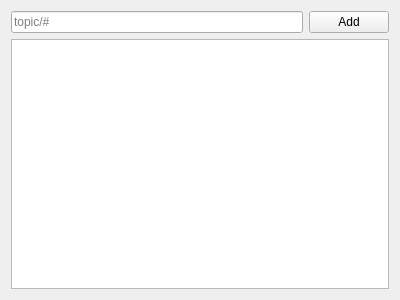
<?xml version="1.0" encoding="UTF-8"?>
<ui version="4.0">
    <class>TopicSelectionWindow</class>
    <widget class="QWidget" name="TopicSelectionWindow">
        <property name="geometry">
            <rect>
                <x>0</x>
                <y>0</y>
                <width>400</width>
                <height>300</height>
            </rect>
        </property>
        <property name="windowTitle">
            <string>Topics</string>
        </property>
        <layout class="QGridLayout" name="gridLayout">
            <item row="1" column="0">
                <widget class="QLineEdit" name="lineEdit">
                    <property name="sizePolicy">
                        <sizepolicy hsizetype="Expanding" vsizetype="Fixed">
                            <horstretch>0</horstretch>
                            <verstretch>0</verstretch>
                        </sizepolicy>
                    </property>
                    <property name="placeholderText">
                        <string>topic/#</string>
                    </property>
                    <property name="clearButtonEnabled">
                        <bool>true</bool>
                    </property>
                </widget>
            </item>
            <item row="1" column="1">
                <widget class="QPushButton" name="pushButton">
                    <property name="sizePolicy">
                        <sizepolicy hsizetype="Minimum" vsizetype="Preferred">
                            <horstretch>0</horstretch>
                            <verstretch>0</verstretch>
                        </sizepolicy>
                    </property>
                    <property name="text">
                        <string>Add</string>
                    </property>
                </widget>
            </item>
            <item row="2" column="0" colspan="2">
                <widget class="QTreeWidget" name="treeWidget">
                    <property name="sizePolicy">
                        <sizepolicy hsizetype="Expanding" vsizetype="MinimumExpanding">
                            <horstretch>0</horstretch>
                            <verstretch>0</verstretch>
                        </sizepolicy>
                    </property>
                    <property name="indentation">
                        <number>20</number>
                    </property>
                    <property name="rootIsDecorated">
                        <bool>false</bool>
                    </property>
                    <attribute name="headerVisible">
                        <bool>false</bool>
                    </attribute>
                    <column>
                        <property name="text">
                            <string notr="true">1</string>
                        </property>
                    </column>
                </widget>
            </item>
        </layout>
    </widget>
    <resources/>
    <connections/>
</ui>
